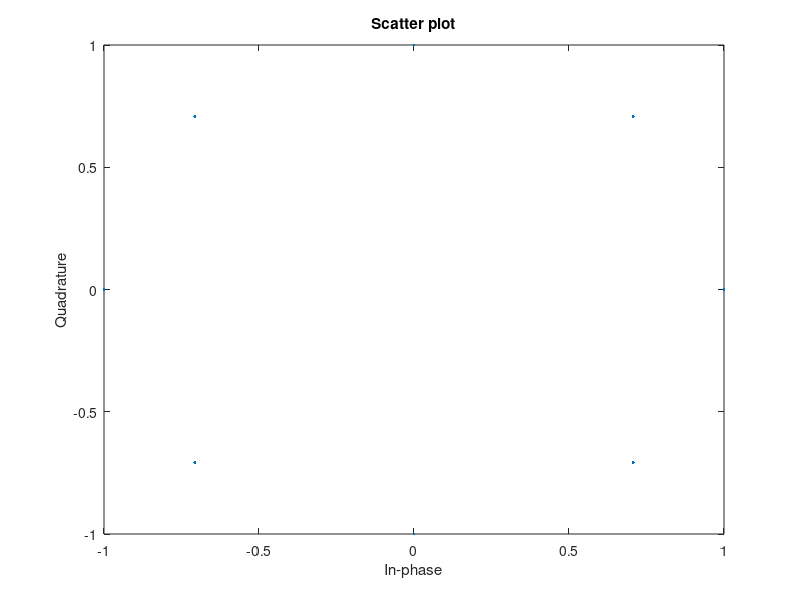
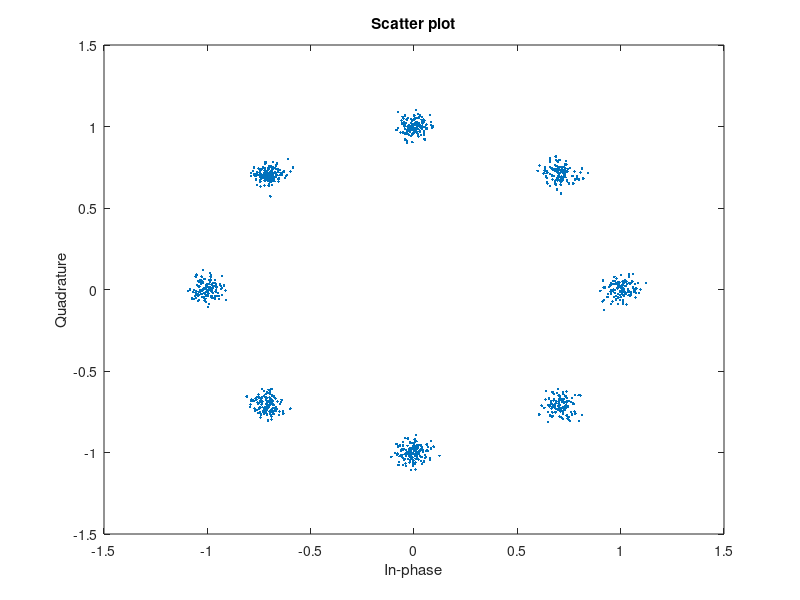

Here is the MATLAB script that generated these plots, in order:
               %   <<Experiment-5 PART-A (8-PSK)>>
%                               << Objective-1 >>
% Aim: Simulation study of Performance of 8-PSK.
% Objective-1: Write a program to plot signal constellation diagram of received
%              8-PSK signal in the presence of AWGN.
% Objective-2: Write a program to plot Practical and Theoretical BER vs SNR graph
%              of received 8-PSK signal in the presence of AWGN for ML receiver.

% Note: For objective-2, see separate octave file named <my_8PSK_ber.m>
clc;
clear all;
close all;
pkg load communications
N = 3000;  % Number of bits to be transmitted using *-PSK
           % Too large value may slow down the program
x = randi([0,1],1,N); % Random input bits generation
M = 8;     % Number of Symbols in 8-PSK

% Symbol Generation
yy = [];
for i=1:3:length(x)
  if x(i)==0 && x(i+1)==0 & x(i+2)==0
    y = cosd(0)+1j*sind(0);
  elseif x(i)==0 && x(i+1)==0 & x(i+2)==1
    y = cosd(45)+1j*sind(45);
  elseif x(i)==0 && x(i+1)==1 & x(i+2)==1
    y = cosd(90)+1j*sind(90);
  elseif x(i)==0 && x(i+1)==1 & x(i+2)==0
    y = cosd(135)+1j*sind(135);
  elseif x(i)==1 && x(i+1)==1 & x(i+2)==0
    y = cosd(180)+1j*sind(180);
  elseif x(i)==1 && x(i+1)==1 & x(i+2)==1
    y = cosd(225)+1j*sind(225);
  elseif x(i)==1 && x(i+1)==0 & x(i+2)==1
    y = cosd(270)+1j*sind(270);
  elseif x(i)==1 && x(i+1)==0 & x(i+2)==0
    y = cosd(315)+1j*sind(315);
  endif
% Transmitted Symbols
yy = [yy y];
endfor
scatterplot(yy);    % Constellation Diagram without Noise
EbN0db = 20; % Change this value & run program to see the noisy constellation.
EbN0 = 10^(EbN0db/10);

% AWGN Channel
n = (1/sqrt(2))*[randn(1,length(yy)) + 1j*randn(1,length(yy))];
sigma = sqrt(1/((log2(M))*EbN0));

% Received Symbols
r = yy + sigma*n;
scatterplot(r);    % Constellation Diagram with Noise

